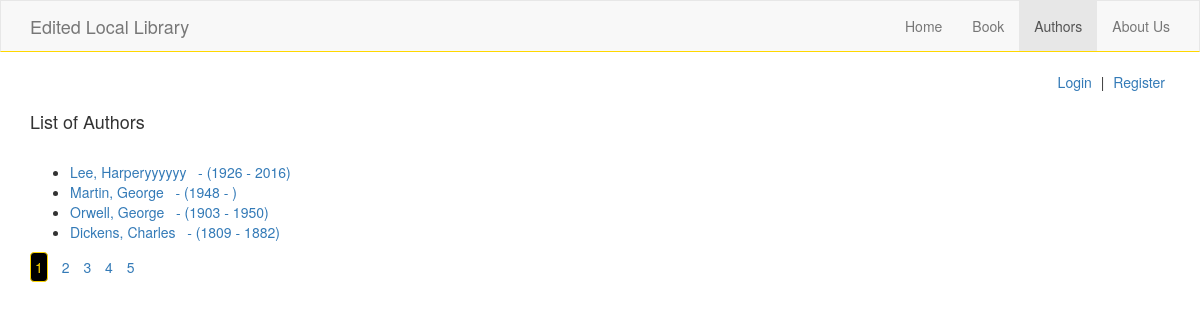
Screenshot of /catalog/authors/ with the database file from the repository.
### catalog/models.py (models this page shows, shortened)
class Author(models.Model):
    first_name = models.CharField(max_length=120)
    last_name = models.CharField(max_length=120)
    date_of_birth = models.DateField(null=True, blank=True)
    date_of_death = models.DateField('Died', null=True, blank=True)

### catalog/views.py (the view)
class AuthorListView(generic.ListView):
    model = Author
    paginate_by = 4
    def get_context_data(self):
        context = super(AuthorListView, self).get_context_data()
        context['page_title'] = 'Authors'
        return context

### catalog/templates/catalog/author_list.html (shortened to what this page needs)
{% extends 'base.html' %}
{% block main %}
<div class="row">
    <section class="main-col col col-sm-8">
        <h2 class="h4">List of Authors</h2>
        <br>
        <ul>
            {% for author in author_list %}
            <li>
                <a href="{% url 'catalog:author_detail' author.id %}">
                {{ author.last_name|capfirst }}, {{ author.first_name|capfirst }} &nbsp; - ({{ author.date_of_birth|date:'Y'}} - {{ author.date_of_death|date:'Y'}})
                </a>
            </li>
            {% endfor %}
        </ul>
        {% if is_paginated %}
        <div class="pagination-container">
            <ul class="list-inline">
                {% for page in page_obj.paginator.page_range %}
                <li {% if page_obj.number == page %} class="active" {% endif %}>
                <a href="{{ request.path }}?page={{ page }}">{{ page }}</a>
                </li>
                {% endfor %}
            </ul>
        </div>
        {% endif %}
    </section>
</div>
{% endblock main %}

### static/css/main.css (style rules this page uses)
.pagination-container li.active > a { display: inline-block; padding: 4px; border-radius: 4px; border: 1px solid gold; background-color: #000; color: gold; }

### rows the page displays
Author: last_name "Lee", first_name "Harperyyyyyy", date_of_birth "1926", date_of_death "2016"
Author: last_name "Martin", first_name "George", date_of_birth "1948"
Author: last_name "Orwell", first_name "George", date_of_birth "1903", date_of_death "1950"
Author: last_name "Dickens", first_name "Charles", date_of_birth "1809", date_of_death "1882"

### other values shown
{{ page }} "1" "2" "3" "4" "5"
